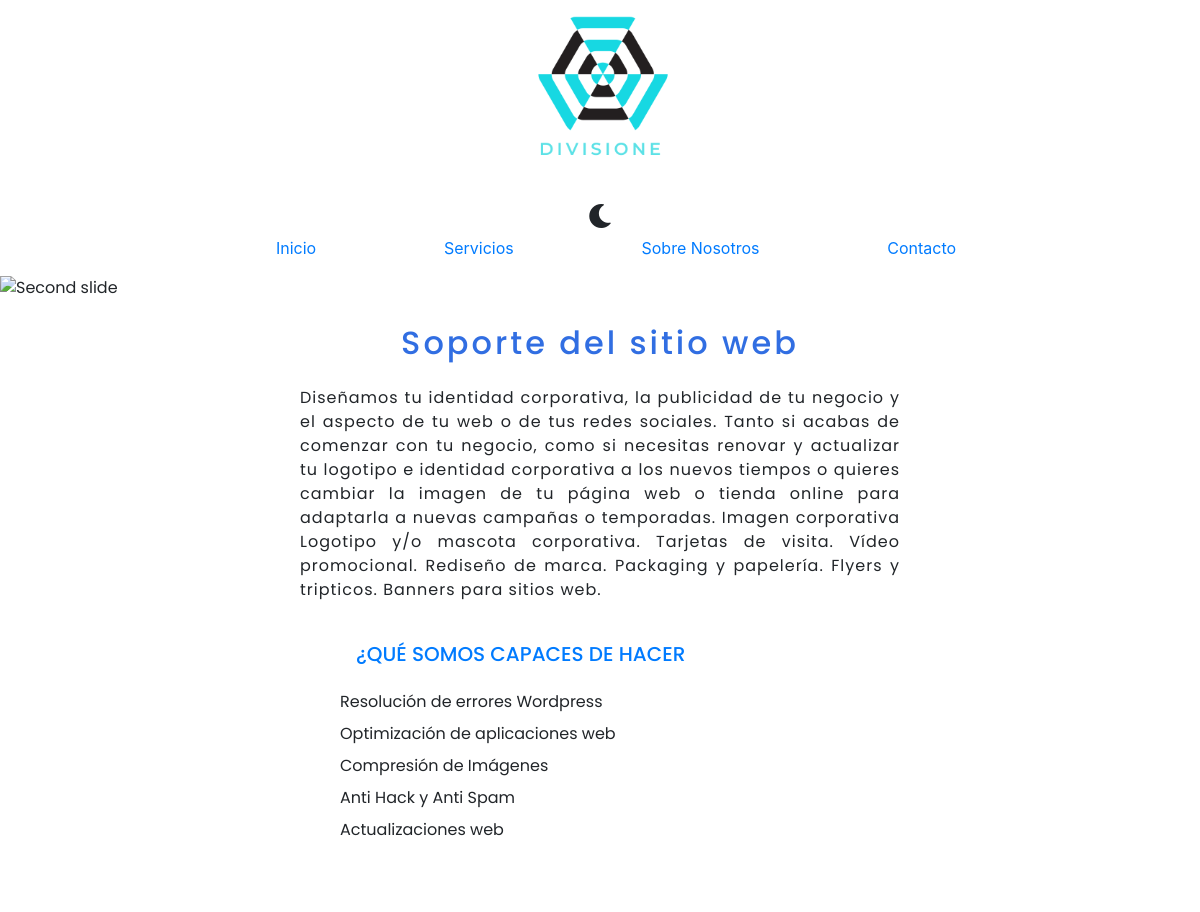
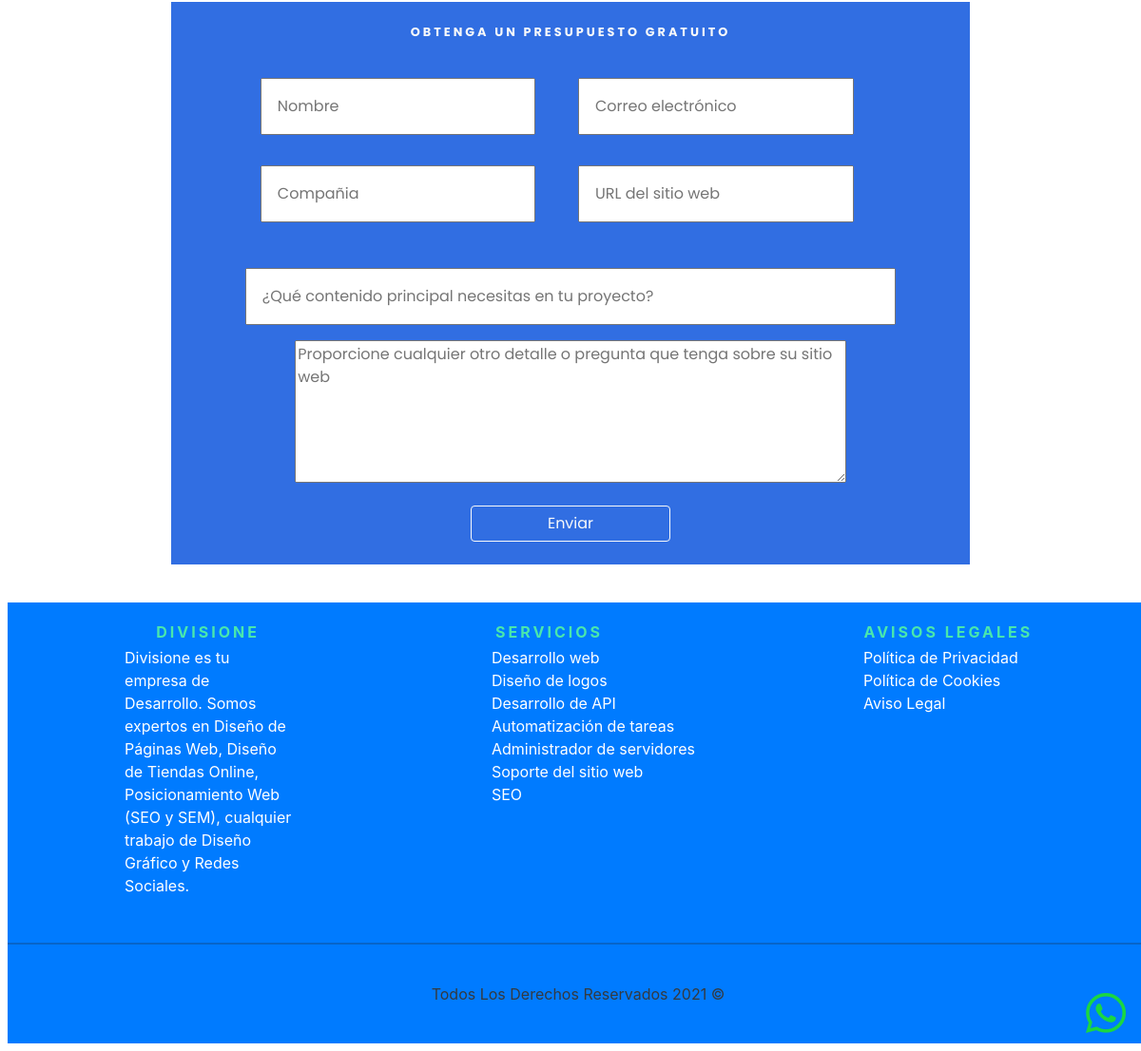
/service.php?id=10, run on the app's committed database (2 pictures, top to bottom).
### tables this page shows
CREATE TABLE `services` (
  `id` int(11) NOT NULL AUTO_INCREMENT,
  `name` varchar(45) NOT NULL,
  `description` text NOT NULL,
  `price` int(5) NOT NULL,
  `imageProduct` varchar(100) DEFAULT NULL,
  PRIMARY KEY (`id`)
);

CREATE TABLE `service` (
  `id` int(11) NOT NULL AUTO_INCREMENT,
  `serviceID` int(11) NOT NULL,
  `name` varchar(255) DEFAULT NULL,
  PRIMARY KEY (`id`),
  KEY `fk_service` (`serviceID`),
  CONSTRAINT `fk_service` FOREIGN KEY (`serviceID`) REFERENCES `services` (`id`)
  ON DELETE CASCADE
  ON UPDATE CASCADE
);

### service.php (the view, shortened to what this page needs)
<?php
    require 'includes/app.php';
    if (empty($_GET)) {
        header('Location: /');
        exit;
    } else {
        $db = connectDB();
        $id = filter_var(intval($_GET['id']), FILTER_VALIDATE_INT);
        $query = "SELECT name, description  FROM services WHERE id = ${id}";
        $data = mysqli_query($db, $query);
    }
?>
    <main class="wrap">
        <div id="carouselExampleSlidesOnly" class="carousel slide" data-ride="carousel">
            <div class="carousel-inner">
                <div class="carousel-item active">
                    <img class="d-block w-100" src="build/img/xbanner-services-2.webp" alt="Second slide">
                </div>
            </div>
        </div>
        <section class="service-box-wrap">
            <?php while ( $service = mysqli_fetch_assoc($data) ): ?>
            <h2 class="title-box-wrap text-center m-4">
                <?php echo $service['name'] ?>
            </h2>
            <p class="sumary-box-product-wrap">
                <?php echo $service['description'] ?>
            </p>
            <ul class="list-product-wrap">
                <h3 class="text-primary m-4 h5 ">¿QUÉ SOMOS CAPACES DE HACER</h3>
                <?php
                $queryForServices = "SELECT name FROM service WHERE serviceID = ${id}";
                $dataForServices = mysqli_query($db, $queryForServices);
                ?>
                <?php while( $services = mysqli_fetch_assoc($dataForServices)): ?>
                <li class="m-2"><?php echo $services['name'] ?></li>
                <?php endwhile; ?>
            </ul>
            <?php endwhile; ?>
        </section>
        <section class="contact-foot">
                <h3 class="title-contact-foot title-deluxe text-center m-4 text-light">Obtenga un presupuesto gratuito</h3>
                <form action="includes/php/contact.php" method="post" class="form-contact-foot d-flex flex-column">
                    <div class="content-contact-foot">
                        <input type="text" name="name" id="name" placeholder="Nombre"  required>
                        <input type="email" name="email" id="email" placeholder="Correo electrónico" required>
                        <input type="text" name="company" id="company" placeholder="Compañia" required>
                        <input type="text" name="url" id="url" placeholder="URL del sitio web" required>
                    </div>
                    <input type="text" name="content" id="content" required placeholder="¿Qué contenido principal necesitas en tu proyecto?">
                </form>
                <textarea class="text-area-contact" name="details" id="details" cols="40" rows="6" required placeholder="Proporcione cualquier otro detalle o pregunta que tenga sobre su sitio web"></textarea>
                <button type="button" class="btn btn-outline-light w-25 m-4">Enviar</button>
            </section>
    </main>
<?php require 'includes/templates/footer.php' ?>

### build/css/app.css (style rules this page uses)
.title-deluxe { font-size:.8rem;font-weight:700;letter-spacing:3px;text-transform:uppercase }
.contact-foot { align-items:center;align-self:center;background-color:#316ee2;background-position:50%;background-repeat:no-repeat;background-size:cover;display:flex;flex-flow:column wrap;margin-bottom:2rem;margin-top:3rem;width:100% }
@media (min-width:768px) { .contact-foot { width:70% } }
.contact-foot .text-area-contact { align-self:center;width:69% }
.contact-foot .form-contact-foot { align-items:center }
.contact-foot .form-contact-foot * { margin-bottom:1rem;padding:1rem;width:91% }
.content-contact-foot { display:grid;gap:1rem;grid-template-columns:repeat(2,1fr) }
.service-box-wrap { align-self:center;display:flex;flex-flow:column wrap;width:80% }
@media (min-width:768px) { .service-box-wrap { width:50% } }
.service-box-wrap .title-box-wrap { color:#316ee2;letter-spacing:3px }
.service-box-wrap .sumary-box-product-wrap { letter-spacing:1px;text-align:justify }
html { -webkit-text-size-adjust:100%;line-height:1.15 }
body { margin:0 }
main { display:block }
img { border-style:none }
button,input,optgroup,select,textarea { font-family:inherit;font-size:100%;line-height:1.15;margin:0 }
button,input { overflow:visible }
button,select { text-transform:none }
[type=button],[type=reset],[type=submit],button { -webkit-appearance:button }
textarea { overflow:auto }
*,:after,:before { box-sizing:inherit }
li { list-style:none }
.wrap { display:flex;flex-flow:column wrap;font-family:Poppins,sans-serif }

### data on the page
services: name "Soporte del sitio web", description "Diseñamos tu identidad corporativa, la publicidad de tu negocio y el aspecto de tu web o de tus redes sociales. Tanto si acabas de comenzar con tu negocio, como si necesitas renovar y actualizar tu logotipo e identidad corporativa a los nuevos tiempos o quieres cambiar la imagen de tu página web o tienda online para adaptarla a nuevas campañas o temporadas. Imagen corporativa Logotipo y/o mascota corporativa. Tarjetas de visita. Vídeo promocional. Rediseño de marca. Packaging y papelería. Flyers y tripticos. Banners para sitios web."
service: name "Resolución de errores Wordpress"
service: name "Optimización de aplicaciones web"
service: name "Compresión de Imágenes"
service: name "Anti Hack y Anti Spam"
service: name "Actualizaciones web"
